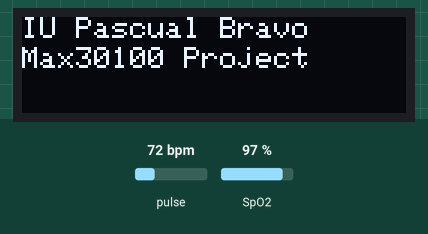
Bench run of a sketch on a simulated Arduino Uno, built with avr-gcc and run on an emulated ATmega328P. Shown: 128×32 one-colour display. The inputs (shaded band) are chosen by the test bench; at power-on: pulse 72 bpm, SpO2 97 %. What the sketch prints to the serial monitor is not drawn.

Above: at 1.6 s.
1.7 s: pulse set to 42 bpm
At 4.5 s:
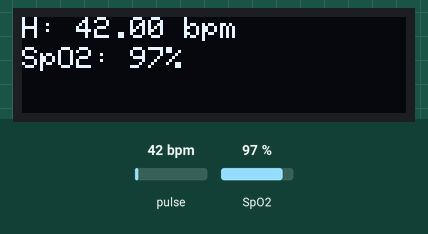
4.7 s: SpO2 set to 80 %
At 6.2 s:
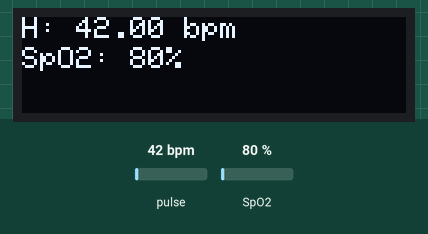
6.5 s: pulse set to 70 bpm
At 7.9 s:
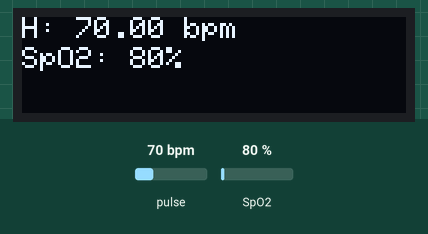
8.6 s: SpO2 set to 85 %
At 9.5 s:
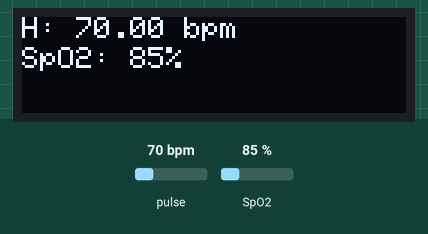
Timing chart, 0 to 11.6 s (numbered marks = the images above; inputs shaded):
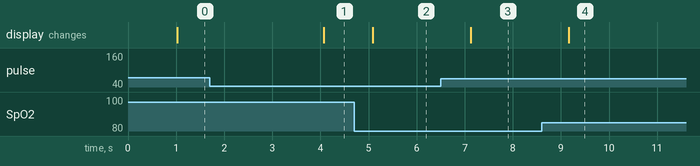

Measured:
- after the input at 1.7 s, the display: changes after 2.4 s (image 1)
- after the input at 4.7 s, the display: changes after 0.39 s (image 2)
- after the input at 6.5 s, the display: changes after 0.62 s (image 3)
- after the input at 8.6 s, the display: changes after 0.56 s (image 4)

The sketch:

MAX30100_I2C_OLED.ino
```cpp
#include <Wire.h>
#include <Adafruit_GFX.h>
#include <Adafruit_SSD1306.h>
#include "MAX30100_PulseOximeter.h"

#define SCREEN_WIDTH 128
#define SCREEN_HEIGHT 32
#define REPORTING_PERIOD_MS 1000

Adafruit_SSD1306 display(SCREEN_WIDTH, SCREEN_HEIGHT, &Wire, -1);
PulseOximeter pox;
uint32_t tsLastReport = 0;

// Arreglo para almacenar los últimos beats
const int numBeats = 100;
int heartRates[numBeats] = {};
int beatIndex = 0;

void onBeatDetected()
{
  Serial.println("Beat!");
}

void setup()
{
  Serial.begin(115200);
  Serial.print("Initializing pulse oximeter..");

  if (!pox.begin()) {
    Serial.println("FAILED");
    for (;;);
  } else {
    Serial.println("SUCCESS");
  }

  // Configure sensor to use 7.6mA for LED drive
  pox.setIRLedCurrent(MAX30100_LED_CURR_11MA);
  pox.setOnBeatDetectedCallback(onBeatDetected);

  // Inicializa la pantalla
  display.begin(0x3C, false);
  display.clearDisplay();
  display.setRotation(2); // Rota el texto 180 grados
  display.setTextSize(1);
  display.setTextColor(WHITE);
}

void loop() {
  pox.update();
  if (millis() - tsLastReport > REPORTING_PERIOD_MS)
  {
    display.clearDisplay();

    if (pox.getSpO2() > 0)
    {
      display.setCursor(0, 0);
      display.print("H: ");
      display.print(pox.getHeartRate());
      display.print(" bpm");
      display.setCursor(0, 10);
      display.print("SpO2: ");
      display.print(pox.getSpO2());
      display.print("%");
    }
    else if (pox.getHeartRate() > 0)
    {
      int heartRate = pox.getHeartRate();

      heartRates[beatIndex] = heartRate;
      beatIndex = (beatIndex + 1) % numBeats;

      int sum = 0;
      for (int i = 0; i < numBeats; i++) {
        sum += heartRates[i];
      }
      float averageHeartRate = (float)sum / numBeats;
      display.setCursor(0, 0);
      display.print("Finger Detected");
      display.setCursor(0, 10);
      display.print("Scaning...");
    }
    else
    {
      display.setCursor(0, 0);
      display.print("IU Pascual Bravo");
      display.setCursor(0, 10);
      display.print("Max30100 Project");
    }

    display.display();
    tsLastReport = millis();
  }
}
```
